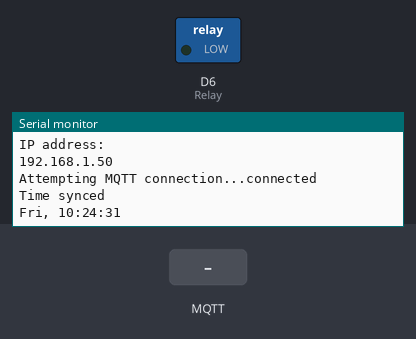
The program below on a simulated ESP8266 (Wemos D1 mini). Parts: switched loads named in the program (green lamp = pin HIGH), the last lines printed to the serial monitor. The test bench sets the inputs (shaded band). WiFi joins after 1.5 s; servers stay silent unless stated; network time is answered at once with the bench clock; the local clock reads 2024-03-15 10:24:30 at power-on unless the program sets it; random numbers use the default seed unless the program sets one; no MQTT or app messages arrive unless stated.

Above: at 2.8 s.
2.9 s: MQTT message "ON_AUTO" arrives on the first subscribed topic
At 3.5 s:
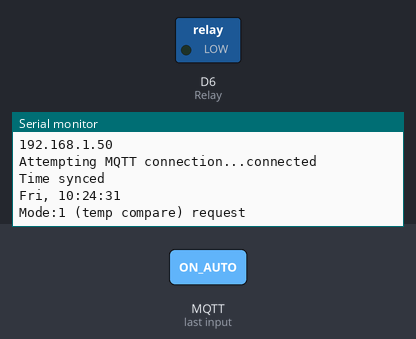
4.4 s: MQTT message "ON_TIME" arrives on the first subscribed topic
At 5.6 s:
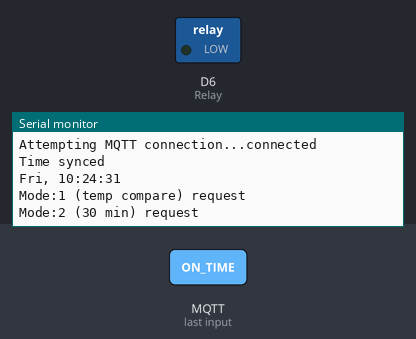
5.9 s: MQTT message "ON_SCHD" arrives on the first subscribed topic
At 7.0 s:
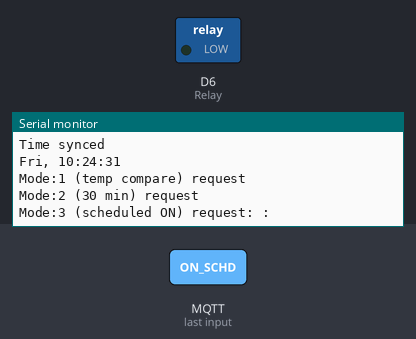

The program:

main.cpp
```cpp
#include <Arduino.h>
#include <NTPClient.h>
#include <WiFiUdp.h>
#include <ESP8266WiFi.h>
#include <PubSubClient.h>
#include <WiFiClientSecure.h>
#include <OneWire.h>
#include <DallasTemperature.h>

// WiFi Connection Details
const char* ssid          = "SSID";
const char* password      = "wifiPassword";

// MQTT Broker Connection Details
const char* mqtt_server   = "mqtt.broker.server.cloud";
const char* mqtt_username = "broker_user";
const char* mqtt_password = "broker_password";
const int mqtt_port       =8883;

// MQTT Message details
const char* topictxt      = "pump";

// NTP setup
const long utcOffsetInSeconds = 3600;
char daysOfTheWeek[7][4] = {"Sun","Mon","Tue","Wed","Thu","Fri","Sat"};

// Init Secure WiFi Connectivity
WiFiClientSecure espClient;

// Init MQTT Client
PubSubClient client(espClient);

// Define NTP Client to get time
WiFiUDP ntpUDP;
NTPClient timeClient(ntpUDP, "pool.ntp.org", utcOffsetInSeconds);
uint16_t ntpSyncT = 0;

// Setup a oneWire instance to communicate with any OneWire devices (not just Maxim/Dallas temperature ICs)
#define ONE_WIRE_BUS D5
OneWire oneWire(ONE_WIRE_BUS);

// Pass our oneWire reference to Dallas Temperature.
DallasTemperature sensors(&oneWire);
DeviceAddress sensor1 = { 0x28, 0xFF, 0x77, 0x62, 0x40, 0x17, 0x4, 0x31 };
DeviceAddress sensor2 = { 0x28, 0xFF, 0xB4, 0x6, 0x33, 0x17, 0x3, 0x4B };
float temp1 = 0.00;     // IN
float temp2 = 0.00;     // OUT

// Delay timer
long A_timer = millis();

// ON/OFF timer
uint8_t off_h = 0;
uint8_t off_m = 0;
uint8_t on_h = 0;
uint8_t on_m = 0;
uint8_t Mode1T = 0;

// Mode
uint8_t workMode = 0;
         // 0 - Turned OFF
         // 1 - Turned ON (temp controlled)
         // 2 - Turned ON (30 min)
         // 3 - Scheduled ON
uint8_t schedH = 0;
uint8_t schedM = 0;

// WiFi connection setup
void setup_wifi() {
  delay(10);
  Serial.print("\nConnecting to ");
  Serial.println(ssid);

  WiFi.mode(WIFI_STA);
  WiFi.begin(ssid, password);

  while (WiFi.status() != WL_CONNECTED) {
    delay(500);
    Serial.print(".");
  }
  randomSeed(micros());
  Serial.println("\nWiFi connected\nIP address: ");
  Serial.println(WiFi.localIP());
}

// Broker connection setup
void reconnect() {
  // Loop until we're reconnected
  while (!client.connected()) {
    Serial.print("Attempting MQTT connection...");
    String clientId = "ESP8266Client-";   // Create a random client ID
    clientId += String(random(0xffff), HEX);
    // Attempt to connect
    if (client.connect(clientId.c_str(), mqtt_username, mqtt_password)) {
      Serial.println("connected");

      client.subscribe(topictxt);   // subscribe the topics here

    } else {
      Serial.print("failed, rc=");
      Serial.print(client.state());
      Serial.println(" try again in 5 seconds");   // Wait 5 seconds before retrying
      delay(5000);
    }
  }
}

// Message received
void callback(char* topic, byte* payload, unsigned int length) {
  String incommingMessage = "";
  for (uint8_t i = 0; i < length; i++) incommingMessage+=(char)payload[i];

  // incomming message: incommingMessage

    // Mode: turn ON - AUTO
    if(incommingMessage == "ON_AUTO") {
      workMode = 1;
      Mode1T = 0;
      Serial.println("Mode:1 (temp compare) request");
      A_timer = A_timer + 30000LU;
    }

    // Mode: turn ON - TIME
    if(incommingMessage == "ON_TIME") {
      workMode = 2;
      off_h = timeClient.getHours();
      off_m = timeClient.getMinutes() + 30;
      if( off_m > 59) {
        off_m = off_m - 60;
        off_h = off_h + 1;
      }
      if ( off_h == 24 ) off_h = 0;
      Serial.println("Mode:2 (30 min) request");
      A_timer = A_timer + 30000LU;
    }

    if (incommingMessage.substring(0, 7) == "ON_SCHD") {
      workMode = 3;
      on_h = incommingMessage.substring(7, 8).toInt() * 10 + incommingMessage.substring(8, 9).toInt();
      on_m = incommingMessage.substring(9, 10).toInt() * 10 + incommingMessage.substring(10, 11).toInt();
      Serial.println("Mode:3 (scheduled ON) request: " + incommingMessage.substring(7,9) + ":" + incommingMessage.substring(9,11));
      A_timer = A_timer + 30000LU;
    }

    if (incommingMessage == "OFF") {
      workMode = 0;
      Serial.println("TURN OFF request");
      A_timer = A_timer + 30000LU;
    }
}

// Publish message
void publishMessage(String payload , boolean retained){
  if (client.publish(topictxt, payload.c_str(), true))
      Serial.println("Message publised ["+String(topictxt)+"]: "+payload);
}

void setup() {

  Serial.begin(9600);
  while (!Serial) delay(1);

  pinMode(D6, OUTPUT);        // Relay
  digitalWrite(D6, LOW);

  // call function to connect WiFi
    setup_wifi();

  // setting MQTT connection
    espClient.setInsecure();
    client.setServer(mqtt_server, mqtt_port);
    client.setCallback(callback);
    reconnect();

  // init NTP client
    timeClient.begin();
    timeClient.update();
      Serial.println("Time synced");
      Serial.print(daysOfTheWeek[timeClient.getDay()]);
      Serial.print(", ");
      Serial.print(timeClient.getHours());
      Serial.print(":");
      Serial.print(timeClient.getMinutes());
      Serial.print(":");
      Serial.println(timeClient.getSeconds());
}

void loop() {

  // calling function to check incomming message
  client.loop();

  // temp and status check every 30 sec
  if(millis() > A_timer + 30000LU) {

    sensors.requestTemperatures();
    temp1 = sensors.getTempC(sensor1);
    temp2 = sensors.getTempC(sensor2);

    // Turning on (Mode=3) when Schedule set and time reached
    if (workMode == 3 && on_h == timeClient.getHours() && on_m == timeClient.getMinutes()) {
      workMode = 2;
      off_h = timeClient.getHours();
      off_m = timeClient.getMinutes() + 30;
      if( off_m > 59) {
        off_m = off_m - 60;
        off_h = off_h + 1;
      }
      if ( off_h == 24 ) off_h = 0;
      Serial.println("Pump ON by schedule - will switch-off in 30 min at " + String(off_h) + ":" + String(off_m));
    }

    // Tutning off from Mode=1
    if (workMode == 2 && off_h == timeClient.getHours() && off_m == timeClient.getMinutes()) {
      workMode = 0;
      Serial.println("Turning OFF by timer");
    }

    // Mode = 2 - compare imput and aoutput temd to detect full circulation
    if (workMode == 1) {
      Mode1T++;

      // Pump will run for at least 1 min
      if (Mode1T > 2 && temp2 >= temp1 - 5){
        workMode = 0;
        Mode1T = 0;
      }
      Serial.println("Pump running in auto mode until circulation is completed (temp compare)");
    }

    // ON / OFF Relay
    if (workMode == 1 || workMode == 2)
          digitalWrite(D6, HIGH);
    else  digitalWrite(D6, LOW);

      A_timer = millis();
      ntpSyncT++;
      // sync NTP every 24h but only if pump is not running and not schedued
      if (ntpSyncT > 2880 && workMode == 0) {
        timeClient.update();
        ntpSyncT = 0;
      }
  publishMessage("Mode"+ String(workMode) + "/" + String(temp1) + "/" + String(temp2), true);
  Serial.println("Ststus: Mode: "+ String(workMode) + " T1: " + String(temp1) + " T2: " + String(temp2));

  }
}

/*
Mode 0
------
Pump is turned off
Status message is sent to broker every about 30 sec.
Mode0/21.00/15.00
|     |     |
|     |     Temperature on return from plumbing system
|     Temperature on output from boiler
Mode#
mqtt-message: OFF

Mode 1 - Running auto cycle based on temperature compare
------
Pump will run for at least 1 min (Mode1T > 2). After this controlled compare temperature
"before" and "after" plumbing and runs until difference between them is < 5C.
mqtt-message: ON_AUTO

Mode 2 - Running on 30 min timer
------
Contoller turns-on pump and keeps it working for 30 min controlled by timer (off_h:off_m)
that set when request is received.
mqtt-message: ON_TIME

Mode 3 - Schedulig delayed cycle
------
Request message set time, when contoller will start pump (hh:mm). While waiting Mode3 is used.
At the scheduled time, conroller turns pump on, set end time and switch to Mode2 same way as it was
manually requested. Timer can be set up to 24h in advance.
mqtt-message: ON_SCHDhhmm   <- where hh:mm is ON time in 24h format.

Sending mqtt-message OFF - switch to Mode0 causing shutting-off pump and disabling any running timers.

* Requesting Mode3 while pump is running will switch it-off
* All transitions betweend modes are valid.
  - sending Mode2 request while this mode is already running will extend time for another 30 min.
* Internal RTC is synced every 24h but only in Mode0

Mode:3 (scheduled ON) request: 23:15                  < - received ON request for 23:15
Message publised [pompa]: Mode3/-127.00/-127.00
Ststus: Mode: 3 T1: -127.00 T2: -127.00
...
Message publised [pompa]: Mode3/-127.00/-127.00
Ststus: Mode: 3 T1: -127.00 T2: -127.00
Pump ON by schedule - will switch-off in 30 min at 23:45  < - on 23:15 turns-ON and set OFF time for 23:45
Message publised [pompa]: Mode2/-127.00/-127.00
Ststus: Mode: 2 T1: -127.00 T2: -127.00
Message publised [pompa]: Mode2/-127.00/-127.00
Ststus: Mode: 2 T1: -127.00 T2: -127.00
Message publised [pompa]: Mode2/-127.00/-127.00
Ststus: Mode: 2 T1: -127.00 T2: -127.00
Mode:3 (scheduled ON) request: 23:50               < - received new ON request for 23:50
Message publised [pompa]: Mode3/-127.00/-127.00    < = turns off (Mode3) and wait for new scheduled ON
Ststus: Mode: 3 T1: -127.00 T2: -127.00
Message publised [pompa]: Mode3/-127.00/-127
*/
```

Measured:
- after the input at 2.9 s, the serial monitor: prints a new line at once (image 1)
- after the input at 4.4 s, the serial monitor: prints a new line at once (image 2)
- after the input at 5.9 s, the serial monitor: prints a new line at once (image 3)
